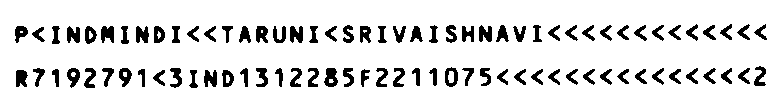
#> input picture Taruni_roi.png, 782 x 112 px
$ python Passport_Read_Testing.py   (older library calls are emulated)
#> lines starting #> are read from the running program, lines starting #| are printed output that depends on the picture; after the words box and inside, x2 and y2 are one past the last pixel; in counts of white or black regions, pixels touching at a corner belong together
#> the answer given: Taruni_roi.png
from PIL import Image
import pytesseract
import argparse
import cv2
import os
from datetime import datetime
from pathlib import Path
import numpy as np
import imutils

def extractMRZ(passport):

    # initialize a rectangular and square structuring kernel
#> called with passport = 'Taruni_roi.png'
    rectKernel = cv2.getStructuringElement(cv2.MORPH_RECT, (13, 5))
    sqKernel = cv2.getStructuringElement(cv2.MORPH_RECT, (21, 21))

    path = os.path.splitext(passport)[0]
    image = cv2.imread(passport)
#> image is the input picture: shape (112, 782, 3); 89.1% white; 88 black regions, largest, box (x1, y1, x2, y2) and area: (324, 68, 338, 87) 184, (101, 26, 114, 43) 174, (290, 26, 303, 43) 170

    #image = passport
    image = imutils.resize(image, height=600)
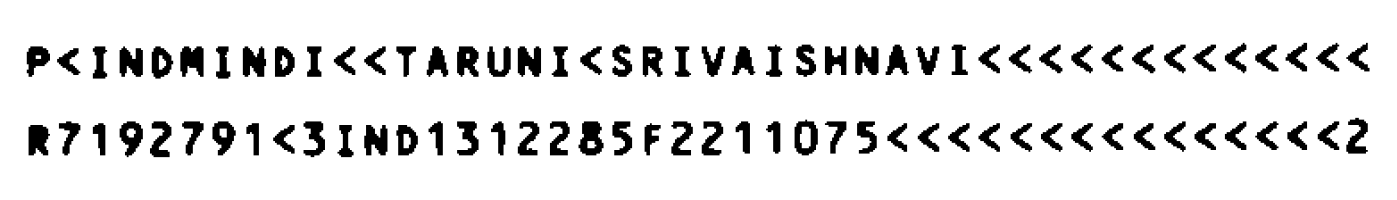
#> image: shape (600, 4189, 3) (shown at 1/3 size); min 0, max 255, mean 227.1
    gray = cv2.cvtColor(image, cv2.COLOR_BGR2GRAY)


    # smooth the image using a 3x3 Gaussian, then apply the blackhat
    # morphological operator to find dark regions on a light background
    gray = cv2.GaussianBlur(gray, (3, 3), 0)
    blackhat = cv2.morphologyEx(gray, cv2.MORPH_BLACKHAT, rectKernel)
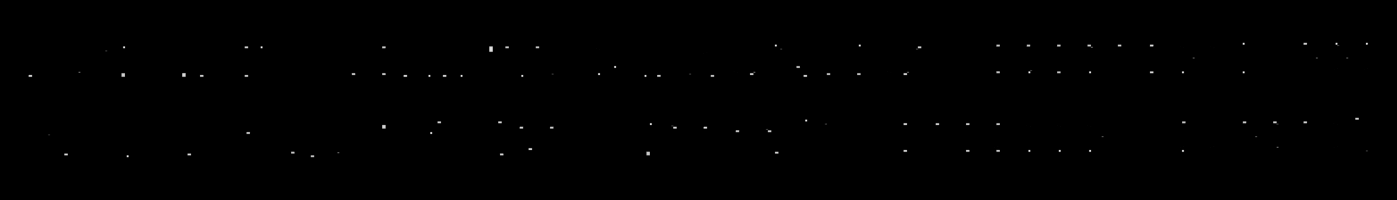
#> blackhat: shape (600, 4189) (shown at 1/3 size); min 0, max 255, mean 0.4

    # compute the Scharr gradient of the blackhat image and scale the
    # result into the range [0, 255]
    gradX = cv2.Sobel(blackhat, ddepth=cv2.CV_32F, dx=1, dy=0, ksize=-1)
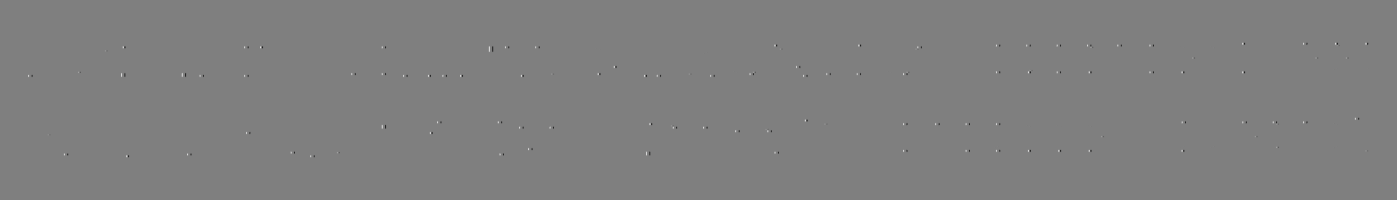
#> gradX: shape (600, 4189) float32 (shown at 1/3 size); min -3072, max 3072, mean 0; drawn with min black and max white
    gradX = np.absolute(gradX)
    (minVal, maxVal) = (np.min(gradX), np.max(gradX))
#> minVal = 0; maxVal = 3072
    gradX = (255 * ((gradX - minVal) / (maxVal - minVal))).astype("uint8")

    # apply a closing operation using the rectangular kernel to close
    # gaps in between letters -- then apply Otsu's thresholding method
    gradX = cv2.morphologyEx(gradX, cv2.MORPH_CLOSE, rectKernel)
    thresh = cv2.threshold(gradX, 0, 255, cv2.THRESH_BINARY | cv2.THRESH_OTSU)[1]
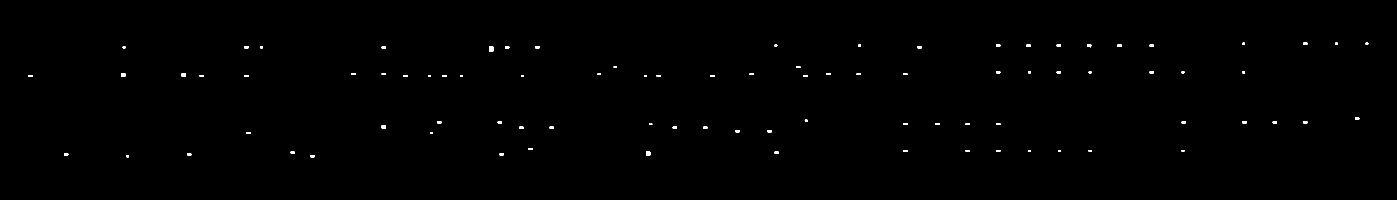
#> thresh: shape (600, 4189) (shown at 1/3 size); 0.25% white; 88 white regions, largest, box (x1, y1, x2, y2) and area: (1467, 139, 1480, 156) 218, (545, 219, 558, 231) 153, (363, 219, 376, 231) 152

    # perform another closing operation, this time using the square
    # kernel to close gaps between lines of the MRZ, then perform a
    # series of erosions to break apart connected components
    thresh = cv2.morphologyEx(thresh, cv2.MORPH_CLOSE, sqKernel)
    thresh = cv2.erode(thresh, None, iterations=4)
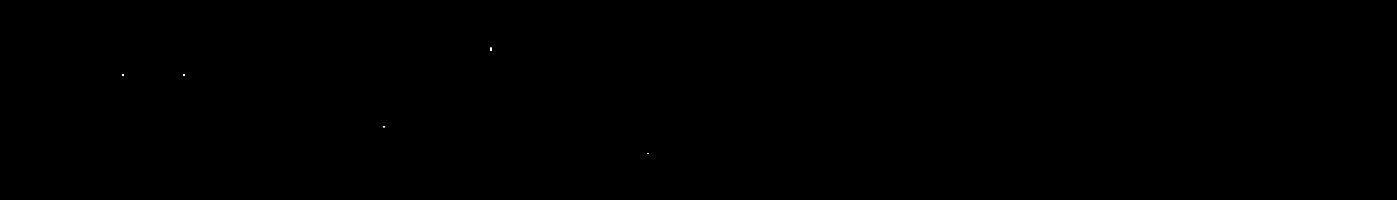
#> thresh: shape (600, 4189) (shown at 1/3 size); 0% white; 5 white regions (4 under 20 px)

    # during thresholding, it's possible that border pixels were
    # included in the thresholding, so let's set 5% of the left and
    # right borders to zero
    p = int(image.shape[1] * 0.05)
#> p = 209
    thresh[:, 0:p] = 0
    thresh[:, image.shape[1] - p:] = 0

    # find contours in the thresholded image and sort them by their size
    cnts = cv2.findContours(thresh.copy(), cv2.RETR_EXTERNAL, cv2.CHAIN_APPROX_SIMPLE)[-2]
#> cnts = 5 contours, 4 with area under 20; largest, box (x1, y1, x2, y2) and area: (1471, 143, 1476, 152) 30
    cnts = sorted(cnts, key=cv2.contourArea, reverse=True)

    #loop over contours
    for c in cnts:
    # compute the bounding box of the contour and use the contour to
    # compute the aspect ratio and coverage ratio of the bounding box
    # width to the width of the image
        (x, y, w, h) = cv2.boundingRect(c)
        ar = w / float(h)
        crWidth = w / float(gray.shape[1])

    # check to see if the aspect ratio and coverage width are within
    # acceptable criteria
        if ar > 5 and crWidth > 0.75:
            # pad the bounding box since we applied erosions and now need
            # to re-grow it
            pX = int((x + w) * 0.03)
            pY = int((y + h) * 0.03)
            (x, y) = (x - pX, y - pY)
            (w, h) = (w + (pX * 2), h + (pY * 2))

            # extract the ROI from the image and draw a bounding box
            # surrounding the MRZ
            roi = image[y:y + h, x:x + w].copy()
            cv2.rectangle(image, (x, y), (x + w, y + h), (0, 255, 0), 2)
            break
#> this loop made 5 passes
#> (x, y, h, ar) on passes 1 to 5: (1471, 143, 9, 0.556), (549, 223, 4, 1.25), (367, 223, 4, 1.25), (1942, 459, 3, 1.67), (1149, 379, 3, 1.67)

    # roi is ready now

    #preprocess image for tesseract
    img_clean = cv2.resize(roi, None, fx=2, fy=2, interpolation=cv2.INTER_CUBIC)
    img_clean = cv2.bilateralFilter(img_clean, 9, 75, 75)

    #Convert to gray
    gray = cv2.cvtColor(img_clean, cv2.COLOR_BGR2GRAY)

    #Remove Noise by dilation and erosion
    kernel = np.ones((1,1), np.uint8)
    gray = cv2.dilate(gray, kernel, iterations=1)
    gray = cv2.erode(gray, kernel, iterations=1)

    #Thresholding
    gray = cv2.threshold(gray, 0, 255, cv2.THRESH_BINARY | cv2.THRESH_OTSU)[1]
    #gray = cv2.adaptiveThreshold(cv2.GaussianBlur(gray, (5, 5), 0), 255, cv2.ADAPTIVE_THRESH_GAUSSIAN_C, cv2.THRESH_BINARY, 31, 2)
    #gray = cv2.adaptiveThreshold(gray, 255, cv2.ADAPTIVE_THRESH_GAUSSIAN_C, cv2.THRESH_BINARY, 31, 2)
    #save the image
    '''
    roi = path + "_roi.jpg"
    cv2.imwrite(roi, gray)
    #config = '--psm 6 -c tessedit_char_whitelist=ABCDEFGHIJKLMNOPQRSTUVWXYZ0123456789>< -c load_system_dawg=F -c load_freq_dawg=F'
    text = pytesseract.image_to_string(Image.open(roi), lang = 'ocrb')
    print(text)'''
    ocr = pytesseract.image_to_string(gray, lang = 'ocrb')
    return ocr

#def textparse(text, input_loc, output_loc):
def textparse(text):
    s = text.splitlines()
    country = s[0][2:5]

    name = s[0][5:44]
    name = name.replace(' ', '')
    name = name.split('<<',1)
    lname = name[0]
    lname = lname.replace('<',' ')
    fname  = name[1].replace('<',' ')
    fname = fname.strip()

    docnumber = s[1][0:9]
    check1 = s[1][9]
    nationality = s[1][10:13]
    dob = s[1][13:19]
    dob = datetime.strptime(dob, '%y%m%d').strftime('%d-%m-%Y')
    check2 = s[1][19]
    sex = s[1][20]
    doe = s[1][21:27]
    doe = datetime.strptime(doe, '%y%m%d').strftime('%d-%m-%Y')
    pnum = s[1][28:42]
    check3 = s[1][42]
    check4 = s[1][43]

    output_name = output_loc + Path(input_loc).stem + '.txt'
    f = open(output_name, 'w+')
    f.write('IssuingCountry: {}\nLastName: {}\nGivenName: {}\nDocumentNumber: {}\nNationality: {}\nDate of Birth: {}\nSex: {}\nDate of Expiry: {}'.format(country,lname, fname,docnumber,nationality,dob,sex,doe))
    f.close()
    print('IssuingCountry: {}\nLastName: {}\nGivenName: {}\nDocumentNumber: {}\nNationality: {}\nDate of Birth: {}\nSex: {}\nDate of Expiry: {}'.format(country,lname, fname,docnumber,nationality,dob,sex,doe))
#print (extractMRZ('F:\Data_Science\Datasets\Passport\Aruna.jpg'))

'''
#contruct the argument parse and parse the arguments
ap = argparse.ArgumentParser()
ap.add_argument("-i", "--input", required = True,
                help = "Path to Input Image")
args = vars(ap.parse_args())
file = args["input"]
'''
input_path = input("Enter Filename location: ")
#output_path = input("Enter Directory Location for output file: ")
if os.path.isfile(input_path):
    try:
        txt = extractMRZ(input_path)
        print(txt)
        textparse(txt)
    except:
        print('File Error or Incorrect Image Captured...')
elif os.path.isdir(input_path):
    err_file = open(output_path + 'Error_Files.txt', 'w+')
    err_file.write('Below are the list of Error File could not be processed by the program: \n')
    err_file.close()
    err_list = []
    for file in os.listdir(input_path):
        print('Processing file: {}'.format(file))
        try:
            txt = extractMRZ(input_path + file)
            textparse(txt, input_path + file, output_path)
        except:
            err_list.append(file)
'''
try:
    err_list
    print('List of error files: {}'.format(err_list))
except:
    pass
'''
try:
    err_list
    print('List of error files: {}'.format(err_list))
    err_file = open(output_path + 'Error_Files.txt', 'a+')
    for i in err_list:
        err_file.write('\n{}'.format(i))
    err_file.close()
except:
    pass
print('Output files created..')
